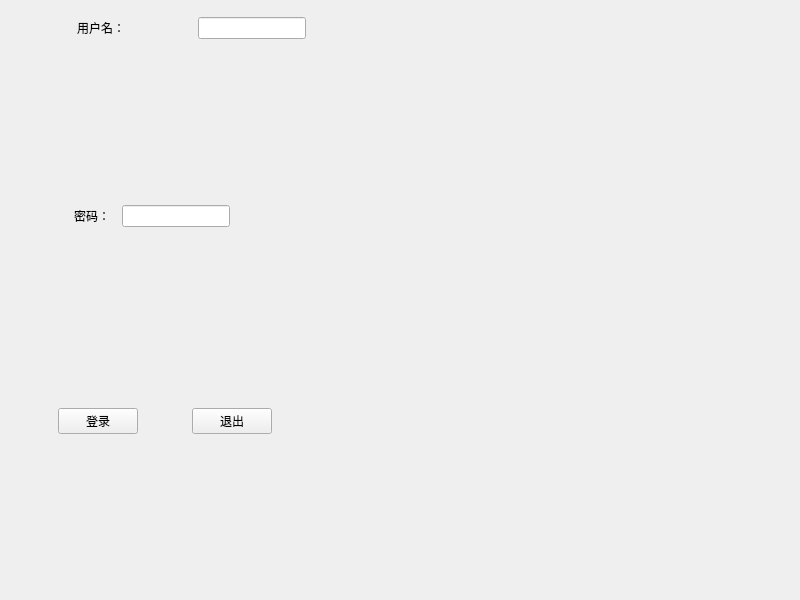
<?xml version="1.0" encoding="UTF-8"?>
<ui version="4.0">
 <class>Widget</class>
 <widget class="QWidget" name="Widget">
  <property name="geometry">
   <rect>
    <x>0</x>
    <y>0</y>
    <width>800</width>
    <height>600</height>
   </rect>
  </property>
  <property name="windowTitle">
   <string>Widget</string>
  </property>
  <widget class="QWidget" name="widget" native="true">
   <property name="geometry">
    <rect>
     <x>9</x>
     <y>9</y>
     <width>297</width>
     <height>38</height>
    </rect>
   </property>
   <layout class="QHBoxLayout" name="horizontalLayout">
    <item>
     <spacer name="horizontalSpacer_6">
      <property name="orientation">
       <enum>Qt::Horizontal</enum>
      </property>
      <property name="sizeHint" stdset="0">
       <size>
        <width>40</width>
        <height>20</height>
       </size>
      </property>
     </spacer>
    </item>
    <item>
     <widget class="QLabel" name="label">
      <property name="text">
       <string>用户名：</string>
      </property>
     </widget>
    </item>
    <item>
     <spacer name="horizontalSpacer_5">
      <property name="orientation">
       <enum>Qt::Horizontal</enum>
      </property>
      <property name="sizeHint" stdset="0">
       <size>
        <width>40</width>
        <height>20</height>
       </size>
      </property>
     </spacer>
    </item>
    <item>
     <widget class="QLineEdit" name="lineEdit"/>
    </item>
   </layout>
  </widget>
  <widget class="QWidget" name="widget_3" native="true">
   <property name="geometry">
    <rect>
     <x>9</x>
     <y>401</y>
     <width>312</width>
     <height>41</height>
    </rect>
   </property>
   <layout class="QHBoxLayout" name="horizontalLayout_3">
    <item>
     <spacer name="horizontalSpacer">
      <property name="orientation">
       <enum>Qt::Horizontal</enum>
      </property>
      <property name="sizeHint" stdset="0">
       <size>
        <width>40</width>
        <height>20</height>
       </size>
      </property>
     </spacer>
    </item>
    <item>
     <widget class="QPushButton" name="pushButton">
      <property name="text">
       <string>登录</string>
      </property>
     </widget>
    </item>
    <item>
     <spacer name="horizontalSpacer_2">
      <property name="orientation">
       <enum>Qt::Horizontal</enum>
      </property>
      <property name="sizeHint" stdset="0">
       <size>
        <width>40</width>
        <height>20</height>
       </size>
      </property>
     </spacer>
    </item>
    <item>
     <widget class="QPushButton" name="pushButton_2">
      <property name="text">
       <string>退出</string>
      </property>
     </widget>
    </item>
    <item>
     <spacer name="horizontalSpacer_3">
      <property name="orientation">
       <enum>Qt::Horizontal</enum>
      </property>
      <property name="sizeHint" stdset="0">
       <size>
        <width>40</width>
        <height>20</height>
       </size>
      </property>
     </spacer>
    </item>
   </layout>
  </widget>
  <widget class="QWidget" name="">
   <property name="geometry">
    <rect>
     <x>9</x>
     <y>205</y>
     <width>285</width>
     <height>22</height>
    </rect>
   </property>
   <layout class="QHBoxLayout" name="horizontalLayout_2">
    <item>
     <spacer name="horizontalSpacer_7">
      <property name="orientation">
       <enum>Qt::Horizontal</enum>
      </property>
      <property name="sizeHint" stdset="0">
       <size>
        <width>40</width>
        <height>20</height>
       </size>
      </property>
     </spacer>
    </item>
    <item>
     <widget class="QLabel" name="label_2">
      <property name="text">
       <string>密码：</string>
      </property>
     </widget>
    </item>
    <item>
     <widget class="QWidget" name="widget_2" native="true"/>
    </item>
    <item>
     <widget class="QLineEdit" name="lineEdit_2"/>
    </item>
    <item>
     <spacer name="horizontalSpacer_4">
      <property name="orientation">
       <enum>Qt::Horizontal</enum>
      </property>
      <property name="sizeHint" stdset="0">
       <size>
        <width>40</width>
        <height>20</height>
       </size>
      </property>
     </spacer>
    </item>
   </layout>
  </widget>
 </widget>
 <resources/>
 <connections/>
</ui>
